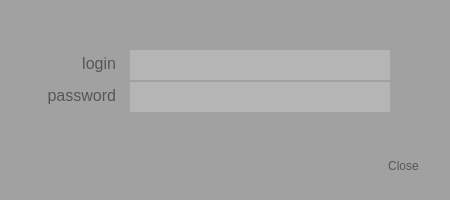
<?xml version="1.0" encoding="UTF-8"?>
<ui version="4.0">
 <class>SignInDialog</class>
 <widget class="QDialog" name="SignInDialog">
  <property name="geometry">
   <rect>
    <x>0</x>
    <y>0</y>
    <width>450</width>
    <height>200</height>
   </rect>
  </property>
  <property name="windowTitle">
   <string>Dialog</string>
  </property>
  <property name="styleSheet">
   <string notr="true">QDialog{
background-color:#a1a1a1;
}
QDialogButtonBox{
background-color:#a1a1a1;
border: 0px;
color: #555753;
}

QLineEdit{
background-color:#b5b5b5;
color: #555753;
border: 0px;
}

QTextBrowser{
background-color:#a1a1a1;
color: #555753;
border: 0px;
}</string>
  </property>
  <widget class="QDialogButtonBox" name="buttonBox">
   <property name="geometry">
    <rect>
     <x>30</x>
     <y>150</y>
     <width>391</width>
     <height>32</height>
    </rect>
   </property>
   <property name="styleSheet">
    <string notr="true">QPushButton{
color: #555753;
background-color: #a1a1a1;
border: 0px;
margin: 2px;
}</string>
   </property>
   <property name="locale">
    <locale language="English" country="UnitedStates"/>
   </property>
   <property name="orientation">
    <enum>Qt::Horizontal</enum>
   </property>
   <property name="standardButtons">
    <set>QDialogButtonBox::Close</set>
   </property>
  </widget>
  <widget class="QTextBrowser" name="textBrowser">
   <property name="geometry">
    <rect>
     <x>30</x>
     <y>50</y>
     <width>90</width>
     <height>30</height>
    </rect>
   </property>
   <property name="font">
    <font>
     <pointsize>13</pointsize>
    </font>
   </property>
   <property name="html">
    <string>&lt;!DOCTYPE HTML PUBLIC &quot;-//W3C//DTD HTML 4.0//EN&quot; &quot;http://www.w3.org/TR/REC-html40/strict.dtd&quot;&gt;
&lt;html&gt;&lt;head&gt;&lt;meta name=&quot;qrichtext&quot; content=&quot;1&quot; /&gt;&lt;style type=&quot;text/css&quot;&gt;
p, li { white-space: pre-wrap; }
&lt;/style&gt;&lt;/head&gt;&lt;body style=&quot; font-family:'Ubuntu'; font-size:13pt; font-weight:400; font-style:normal;&quot;&gt;
&lt;p align=&quot;right&quot; style=&quot; margin-top:0px; margin-bottom:0px; margin-left:0px; margin-right:0px; -qt-block-indent:0; text-indent:0px;&quot;&gt;&lt;span style=&quot; font-size:12pt;&quot;&gt;login&lt;/span&gt;&lt;/p&gt;&lt;/body&gt;&lt;/html&gt;</string>
   </property>
  </widget>
  <widget class="QTextBrowser" name="textBrowser_2">
   <property name="geometry">
    <rect>
     <x>30</x>
     <y>82</y>
     <width>90</width>
     <height>30</height>
    </rect>
   </property>
   <property name="html">
    <string>&lt;!DOCTYPE HTML PUBLIC &quot;-//W3C//DTD HTML 4.0//EN&quot; &quot;http://www.w3.org/TR/REC-html40/strict.dtd&quot;&gt;
&lt;html&gt;&lt;head&gt;&lt;meta name=&quot;qrichtext&quot; content=&quot;1&quot; /&gt;&lt;style type=&quot;text/css&quot;&gt;
p, li { white-space: pre-wrap; }
&lt;/style&gt;&lt;/head&gt;&lt;body style=&quot; font-family:'Ubuntu'; font-size:11pt; font-weight:400; font-style:normal;&quot;&gt;
&lt;p align=&quot;right&quot; style=&quot; margin-top:0px; margin-bottom:0px; margin-left:0px; margin-right:0px; -qt-block-indent:0; text-indent:0px;&quot;&gt;&lt;span style=&quot; font-size:12pt;&quot;&gt;password&lt;/span&gt;&lt;/p&gt;&lt;/body&gt;&lt;/html&gt;</string>
   </property>
  </widget>
  <widget class="QLineEdit" name="lineEdit">
   <property name="geometry">
    <rect>
     <x>130</x>
     <y>50</y>
     <width>260</width>
     <height>30</height>
    </rect>
   </property>
   <property name="cursorMoveStyle">
    <enum>Qt::LogicalMoveStyle</enum>
   </property>
  </widget>
  <widget class="QLineEdit" name="lineEdit_2">
   <property name="geometry">
    <rect>
     <x>130</x>
     <y>82</y>
     <width>260</width>
     <height>30</height>
    </rect>
   </property>
   <property name="echoMode">
    <enum>QLineEdit::Password</enum>
   </property>
   <property name="cursorMoveStyle">
    <enum>Qt::LogicalMoveStyle</enum>
   </property>
  </widget>
 </widget>
 <resources/>
 <connections>
  <connection>
   <sender>buttonBox</sender>
   <signal>accepted()</signal>
   <receiver>SignInDialog</receiver>
   <slot>accept()</slot>
   <hints>
    <hint type="sourcelabel">
     <x>248</x>
     <y>254</y>
    </hint>
    <hint type="destinationlabel">
     <x>157</x>
     <y>274</y>
    </hint>
   </hints>
  </connection>
  <connection>
   <sender>buttonBox</sender>
   <signal>rejected()</signal>
   <receiver>SignInDialog</receiver>
   <slot>reject()</slot>
   <hints>
    <hint type="sourcelabel">
     <x>316</x>
     <y>260</y>
    </hint>
    <hint type="destinationlabel">
     <x>286</x>
     <y>274</y>
    </hint>
   </hints>
  </connection>
 </connections>
</ui>
